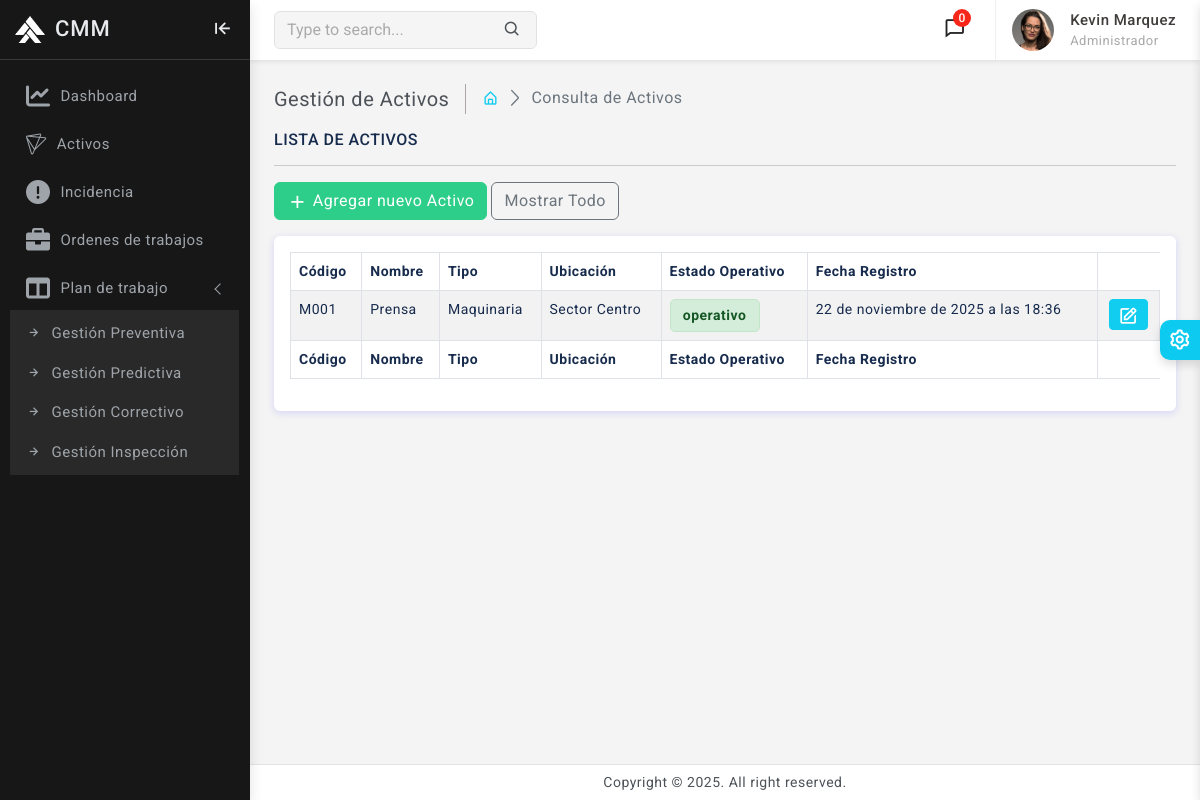
The page /activos/ (signed in) on the database as committed earlier.
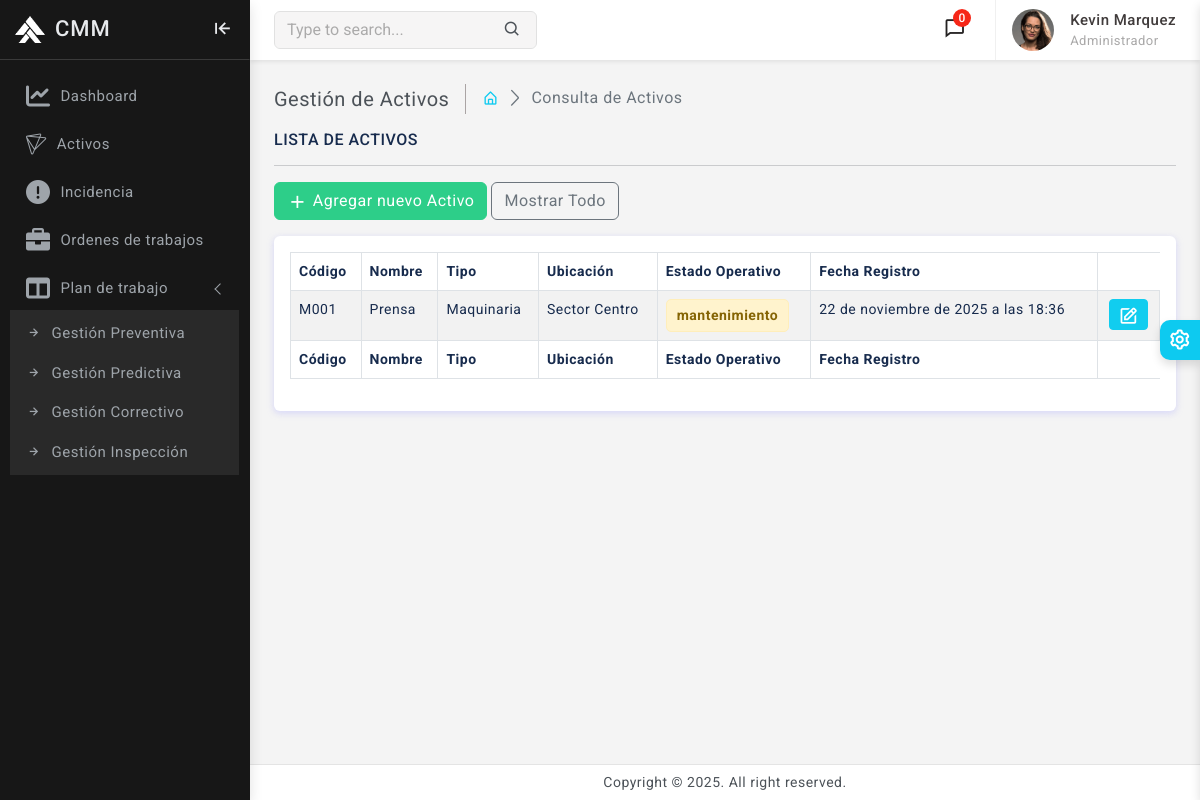
The same page on the database as committed later.
### activos/models.py (models this page shows, shortened)
class Activo(models.Model):
    ESTADOS_OPERATIVOS_CHOICES = [
        ('operativo', 'Operativo'),
        ('inoperativo', 'Inoperativo'),
        ('mantenimiento', 'En mantenimiento'),
        ('retirado', 'Retirado'),
    ]
    codigo = models.CharField(max_length=50, unique=True, db_index=True)
    nombre = models.CharField(max_length=120)
    tipo = models.CharField(max_length=60, db_index=True)
    ubicacion = models.CharField(max_length=120, db_index=True)
    estado_operativo = models.CharField(max_length=20, choices=ESTADOS_OPERATIVOS_CHOICES, default='operativo', db_index=True)
    fecha_registro = models.DateTimeField(auto_now_add=True)
    class Meta:
        verbose_name = 'Activo'
        verbose_name_plural = 'Activos'
        indexes = [
            models.Index(fields=['tipo']),
            models.Index(fields=['ubicacion']),
            models.Index(fields=['estado_operativo']),
        ]
        constraints = [
            models.UniqueConstraint(fields=['codigo'], name='uq_activo_codigo'),
        ]

### activos/views.py (the view)
# urls.py: path('activos/', include('activos.urls')),
@login_required(login_url = 'login')
def activos(request):
    filtro = request.GET.get('filtro', 'activos')
    if filtro == 'activos':
        activos = Activo.objects.filter(estado_operativo__in=['operativo', 'mantenimiento'])
    else:
        activos = Activo.objects.all()
    context = {
        'activos': activos,
        'filtro': filtro,
    }
    return render(request, 'activos/activos.html', context)

### CMM/context_processors.py (called while the page is built)
def global_context(request):
    user = None
    perfil = None
    if request.user.is_authenticated:
        user = request.user
        perfil = PerfilUsuario.objects.filter(usuario=request.user).first()
    return {
        'perfil': perfil,
        'user': user,
    }

### usuarios/models.py (called while the page is built)
    def __str__(self):
        return self.cargo

    def full_name(self):
        return f'{self.nombre} {self.apellido}'

### templates/activos/activos.html (shortened to what this page needs)
{% extends 'base.html' %}
{% load static %}
{% block content %}
    <div class="page-wrapper">
        <div class="page-content">
            <div class="page-breadcrumb d-none d-sm-flex align-items-center mb-3">
                <div class="breadcrumb-title pe-3">Gestión de Activos</div>
                <div class="ps-3">
                    <nav aria-label="breadcrumb">
                        <ol class="breadcrumb mb-0 p-0">
                            <li class="breadcrumb-item"><a href="{% url 'home' %}"><i class="bx bx-home-alt text-info"></i></a></li>
                            <li class="breadcrumb-item active" aria-current="page">Consulta de Activos</li>
                        </ol>
                    </nav>
                </div>
            </div>
            <h6 class="mb-0 text-uppercase">Lista de Activos</h6>
            <hr />
            <div class="mb-3">
                <a href="{% url 'agregar_activo' %}" class="btn btn-success">
                    <i class="bx bx-plus"></i> Agregar nuevo Activo
                </a>
                {% if filtro == 'activos' %}
                    <a href="?filtro=all" class="btn btn-outline-secondary">
                        Mostrar Todo
                    </a>
                {% else %}
                    <a href="?filtro=activos" class="btn btn-outline-info">
                        Ocultar Activos Inoperativo/Retirado
                    </a>
                {% endif %}
            </div>
            <div class="card">
                <div class="card-body">
                    <div class="table-responsive">
                        <table class="table table-striped table-bordered">
                            <thead>
                                <tr>
                                    <th>Código</th>
                                    <th>Nombre</th>
                                    <th>Tipo</th>
                                    <th>Ubicación</th>
                                    <th>Estado Operativo</th>
                                    <th>Fecha Registro</th>
                                </tr>
                            </thead>
                            <tbody>
                                {% if activos %}
                                    {% for a in activos %}
                                    <tr>
                                        <td>{{ a.codigo }}</td>
                                        <td>{{ a.nombre }}</td>
                                        <td>{{ a.tipo }}</td>
                                        <td>{{ a.ubicacion }}</td>
                                        <td>
                                            <span class="estado {{ a.estado_operativo|lower }}">
                                                {{ a.estado_operativo }}
                                            </span>
                                        </td>
                                        <td>{{ a.fecha_registro }}</td>
                                        <td class="text-center">
                                            <a href="{% url 'editar_activo' a.id %}" class="btn btn-sm btn-info">
                                                <i class="bx bx-edit"></i>
                                            </a>
                                        </td>
                                    </tr>
                                    {% endfor %}
                                {% endif %}
                            </tbody>
                            <tfoot>
                                <tr>
                                    <th>Código</th>
                                    <th>Nombre</th>
                                    <th>Tipo</th>
                                    <th>Ubicación</th>
                                    <th>Estado Operativo</th>
                                    <th>Fecha Registro</th>
                                </tr>
                            </tfoot>
                        </table>
                    </div>
                </div>
            </div>
        </div>
    </div>
{% endblock %}

Rows that differ between the two databases and show on the page:
changed Activo "Prensa": estado_operativo "operativo" → "mantenimiento"
